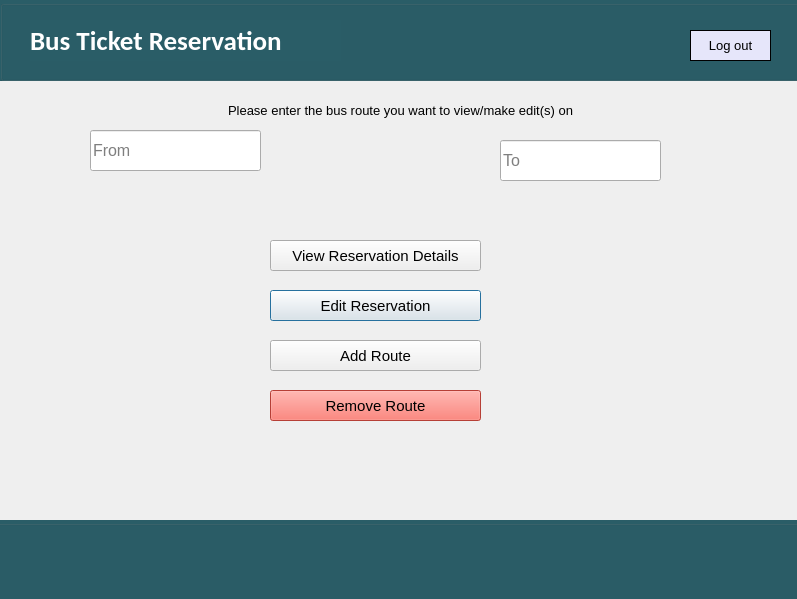
<?xml version="1.0" encoding="UTF-8"?>
<ui version="4.0">
 <class>owner_page</class>
 <widget class="QDialog" name="owner_page">
  <property name="geometry">
   <rect>
    <x>0</x>
    <y>0</y>
    <width>797</width>
    <height>599</height>
   </rect>
  </property>
  <property name="windowTitle">
   <string>admin</string>
  </property>
  <widget class="QPushButton" name="edit_reservation_btn">
   <property name="geometry">
    <rect>
     <x>270</x>
     <y>290</y>
     <width>211</width>
     <height>31</height>
    </rect>
   </property>
   <property name="font">
    <font>
     <pointsize>11</pointsize>
    </font>
   </property>
   <property name="text">
    <string>Edit Reservation</string>
   </property>
  </widget>
  <widget class="QGroupBox" name="header">
   <property name="geometry">
    <rect>
     <x>0</x>
     <y>0</y>
     <width>801</width>
     <height>81</height>
    </rect>
   </property>
   <property name="styleSheet">
    <string notr="true">background:#2a5d67;</string>
   </property>
   <property name="title">
    <string/>
   </property>
   <widget class="QLabel" name="title">
    <property name="geometry">
     <rect>
      <x>30</x>
      <y>20</y>
      <width>311</width>
      <height>41</height>
     </rect>
    </property>
    <property name="font">
     <font>
      <family>Calibri</family>
      <pointsize>20</pointsize>
      <weight>75</weight>
      <bold>true</bold>
     </font>
    </property>
    <property name="styleSheet">
     <string notr="true">color:#fff;</string>
    </property>
    <property name="text">
     <string>Bus Ticket Reservation</string>
    </property>
   </widget>
   <widget class="QPushButton" name="logout_btn">
    <property name="geometry">
     <rect>
      <x>690</x>
      <y>30</y>
      <width>81</width>
      <height>31</height>
     </rect>
    </property>
    <property name="font">
     <font>
      <pointsize>10</pointsize>
     </font>
    </property>
    <property name="styleSheet">
     <string notr="true">color: black;
background-color: lavender;
border: 1px solid;</string>
    </property>
    <property name="text">
     <string>Log out</string>
    </property>
   </widget>
  </widget>
  <widget class="QLabel" name="label">
   <property name="geometry">
    <rect>
     <x>10</x>
     <y>100</y>
     <width>781</width>
     <height>20</height>
    </rect>
   </property>
   <property name="font">
    <font>
     <pointsize>10</pointsize>
    </font>
   </property>
   <property name="text">
    <string>Please enter the bus route you want to view/make edit(s) on</string>
   </property>
   <property name="alignment">
    <set>Qt::AlignCenter</set>
   </property>
  </widget>
  <widget class="QGroupBox" name="header_2">
   <property name="geometry">
    <rect>
     <x>-10</x>
     <y>520</y>
     <width>811</width>
     <height>81</height>
    </rect>
   </property>
   <property name="styleSheet">
    <string notr="true">background:#2a5d67;</string>
   </property>
   <property name="title">
    <string/>
   </property>
  </widget>
  <widget class="QLineEdit" name="from">
   <property name="geometry">
    <rect>
     <x>90</x>
     <y>130</y>
     <width>171</width>
     <height>41</height>
    </rect>
   </property>
   <property name="font">
    <font>
     <pointsize>12</pointsize>
    </font>
   </property>
   <property name="placeholderText">
    <string>From</string>
   </property>
  </widget>
  <widget class="QLineEdit" name="to">
   <property name="geometry">
    <rect>
     <x>500</x>
     <y>140</y>
     <width>161</width>
     <height>41</height>
    </rect>
   </property>
   <property name="font">
    <font>
     <pointsize>12</pointsize>
    </font>
   </property>
   <property name="placeholderText">
    <string>To</string>
   </property>
  </widget>
  <widget class="QPushButton" name="add_route_btn">
   <property name="geometry">
    <rect>
     <x>270</x>
     <y>340</y>
     <width>211</width>
     <height>31</height>
    </rect>
   </property>
   <property name="font">
    <font>
     <pointsize>11</pointsize>
    </font>
   </property>
   <property name="text">
    <string>Add Route</string>
   </property>
  </widget>
  <widget class="QPushButton" name="remove_route_btn">
   <property name="geometry">
    <rect>
     <x>270</x>
     <y>390</y>
     <width>211</width>
     <height>31</height>
    </rect>
   </property>
   <property name="font">
    <font>
     <pointsize>11</pointsize>
    </font>
   </property>
   <property name="styleSheet">
    <string notr="true">background-color: rgb(255, 88, 76);</string>
   </property>
   <property name="text">
    <string>Remove Route</string>
   </property>
  </widget>
  <widget class="QPushButton" name="view_reservation_btn">
   <property name="geometry">
    <rect>
     <x>270</x>
     <y>240</y>
     <width>211</width>
     <height>31</height>
    </rect>
   </property>
   <property name="font">
    <font>
     <pointsize>11</pointsize>
    </font>
   </property>
   <property name="text">
    <string>View Reservation Details</string>
   </property>
  </widget>
 </widget>
 <resources/>
 <connections/>
</ui>
